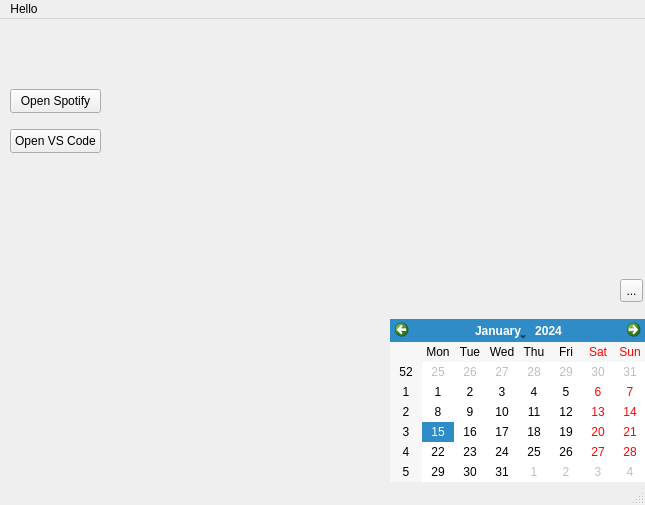
<?xml version="1.0" encoding="UTF-8"?>
<ui version="4.0">
 <class>MainWindow</class>
 <widget class="QMainWindow" name="MainWindow">
  <property name="geometry">
   <rect>
    <x>0</x>
    <y>0</y>
    <width>645</width>
    <height>505</height>
   </rect>
  </property>
  <property name="windowTitle">
   <string>MainWindow</string>
  </property>
  <widget class="QWidget" name="centralwidget">
   <widget class="QCalendarWidget" name="calendarWidget">
    <property name="geometry">
     <rect>
      <x>390</x>
      <y>300</y>
      <width>256</width>
      <height>163</height>
     </rect>
    </property>
   </widget>
   <widget class="QPushButton" name="pushButton">
    <property name="geometry">
     <rect>
      <x>10</x>
      <y>70</y>
      <width>91</width>
      <height>24</height>
     </rect>
    </property>
    <property name="text">
     <string>Open Spotify</string>
    </property>
   </widget>
   <widget class="QPushButton" name="pushButton_2">
    <property name="geometry">
     <rect>
      <x>10</x>
      <y>110</y>
      <width>91</width>
      <height>24</height>
     </rect>
    </property>
    <property name="text">
     <string>Open VS Code</string>
    </property>
   </widget>
   <widget class="QToolButton" name="toolButton">
    <property name="geometry">
     <rect>
      <x>620</x>
      <y>260</y>
      <width>23</width>
      <height>23</height>
     </rect>
    </property>
    <property name="text">
     <string>...</string>
    </property>
   </widget>
  </widget>
  <widget class="QMenuBar" name="menubar">
   <property name="geometry">
    <rect>
     <x>0</x>
     <y>0</y>
     <width>645</width>
     <height>21</height>
    </rect>
   </property>
   <widget class="QMenu" name="menuHello">
    <property name="title">
     <string>Hello</string>
    </property>
    <addaction name="separator"/>
   </widget>
   <addaction name="menuHello"/>
  </widget>
  <widget class="QStatusBar" name="statusbar"/>
 </widget>
 <resources/>
 <connections/>
</ui>
